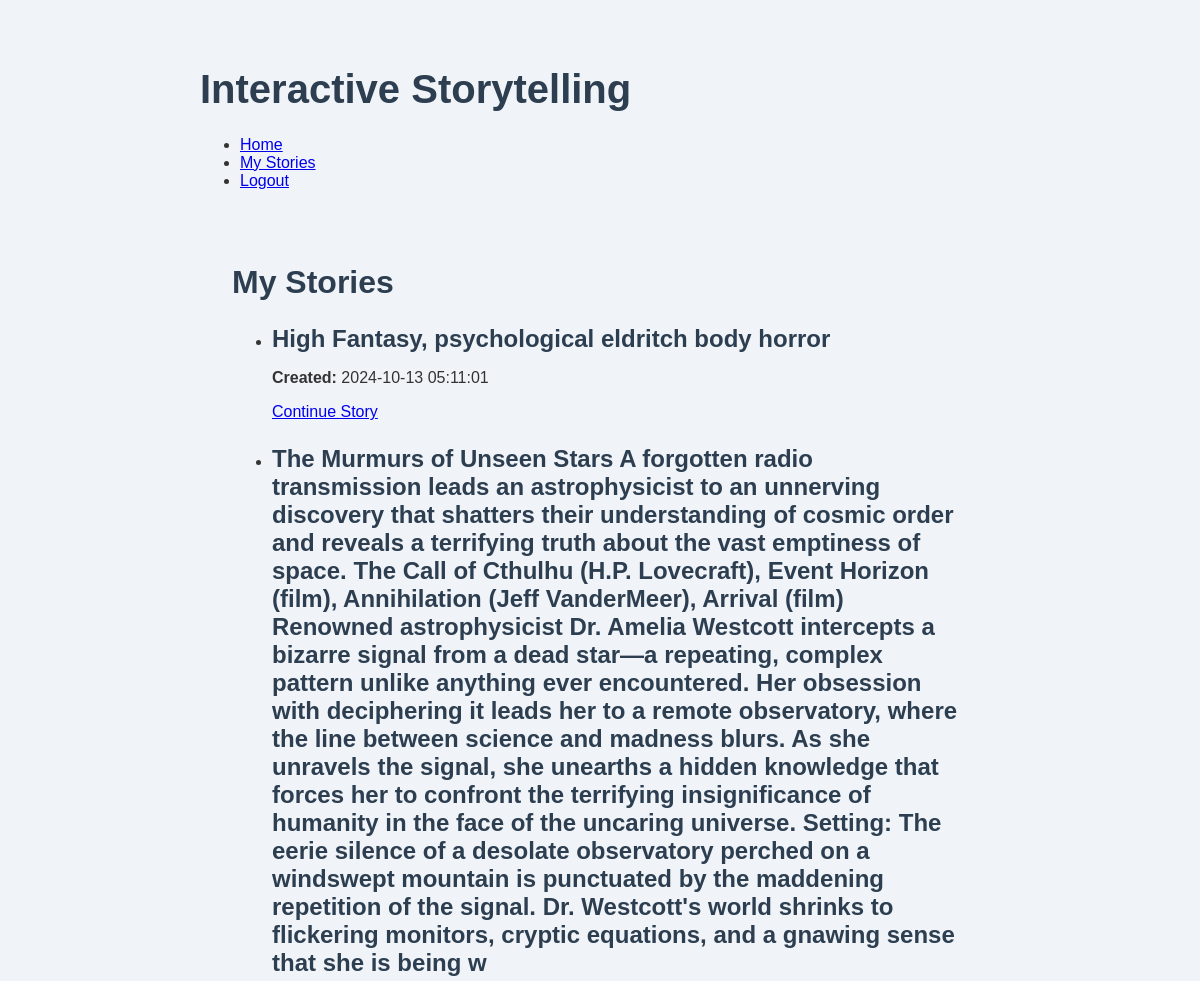
/my_stories (signed in, upper part), run on an earlier commit of the app's database.
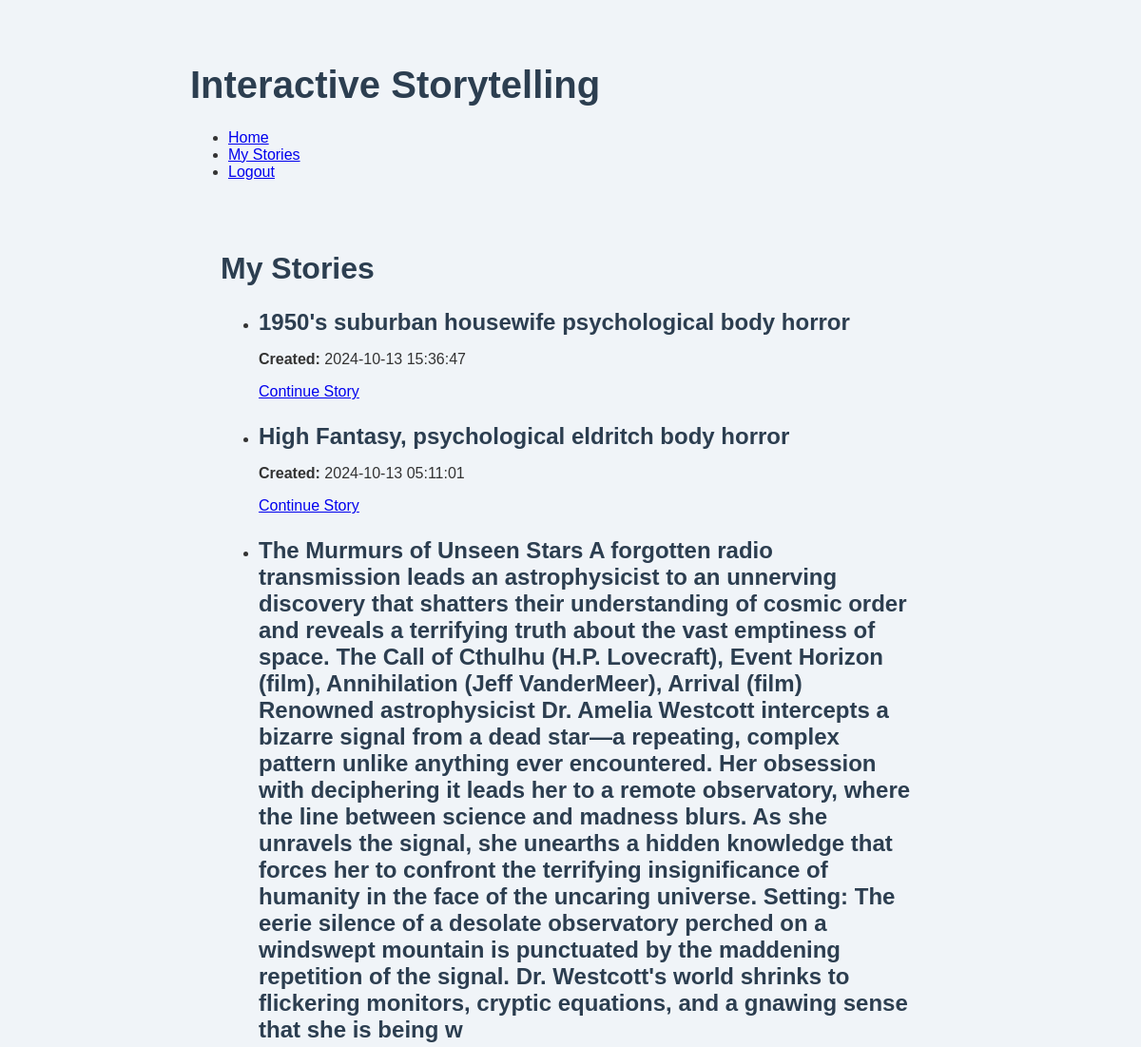
And on a later commit of the database.
### models.py (models this page shows)
class Story(db.Model):
    id = db.Column(db.Integer, primary_key=True)
    user_id = db.Column(db.Integer, db.ForeignKey('user.id'), nullable=False)
    topic = db.Column(db.String(200), nullable=False)
    book_spec = db.Column(db.Text, nullable=True)
    outline = db.Column(db.Text, nullable=True)
    created_at = db.Column(db.DateTime, default=datetime.utcnow)
    user = db.relationship('User', backref=db.backref('stories', lazy=True))

### routes.py (the view)
@main_bp.route('/my_stories')
def my_stories():
    if 'user_id' not in session:
        flash('You must be logged in to view your stories.')
        return redirect(url_for('main.login'))
    user = User.query.get(session['user_id'])
    stories = Story.query.filter_by(user_id=user.id).order_by(Story.created_at.desc()).all()
    return render_template('my_stories.html', stories=stories)

### templates/my_stories.html (shortened to what this page needs)
{% extends "base.html" %}
{% block content %}
<div class="container">
    <h2>My Stories</h2>
    {% if stories %}
        <ul class="list-group">
        {% for story in stories %}
            <li class="list-group-item">
                <h3>{{ story.topic }}</h3>
                <p><strong>Created:</strong> {{ story.created_at.strftime('%Y-%m-%d %H:%M:%S') }}</p>
                <a href="{{ url_for('main.continue_story', story_id=story.id) }}" class="btn btn-primary">Continue Story</a>
            </li>
        {% endfor %}
        </ul>
    {% else %}
        <p>You haven't created any stories yet.</p>
    {% endif %}
</div>
{% endblock %}

### templates/base.html (shortened to what this page needs)
<!DOCTYPE html>
<html lang="en">
<head>
    <link rel="stylesheet" href="{{ url_for('static', filename='css/styles.css') }}">
</head>
<body>
    <div class="container">
        <header>
            <h1>Interactive Storytelling</h1>
            <nav>
                <ul>
                    <li><a href="{{ url_for('main.index') }}">Home</a></li>
                    {% if 'user_id' in session %}
                        <li><a href="{{ url_for('main.my_stories') }}">My Stories</a></li>
                        <li><a href="{{ url_for('main.logout') }}">Logout</a></li>
                    {% else %}
                        <li><a href="{{ url_for('main.login') }}">Login</a></li>
                        <li><a href="{{ url_for('main.register') }}">Register</a></li>
                    {% endif %}
                </ul>
            </nav>
        </header>
        <main>
            {% block content %}{% endblock %}
        </main>
    </div>
</body>
</html>

### static/css/styles.css (style rules this page uses)
body { font-family: 'Arial', sans-serif; background-color: #f0f4f8; color: #333; }
.container { max-width: 800px; margin: 0 auto; padding: 2rem; }
h1, h2, h3 { color: #2c3e50; }
h1 { font-size: 2.5rem; margin-bottom: 1.5rem; }
h2 { font-size: 2rem; margin-bottom: 1rem; }
h3 { font-size: 1.5rem; margin-bottom: 0.5rem; }

What changed in the data, as far as the page shows it:
added Story: topic "1950's suburban housewife psychological body horror", created_at "2024-10-13 15:36:47"
